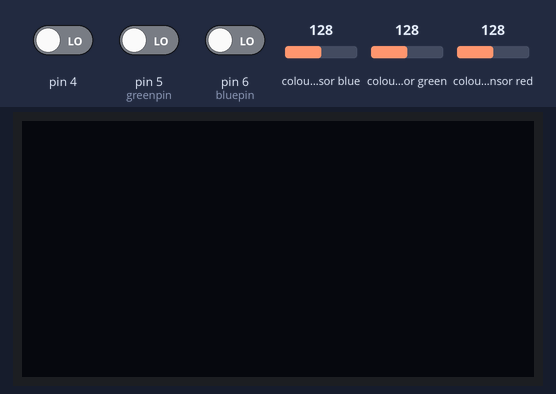
Bench run of a sketch on a simulated Arduino Uno, built with avr-gcc and run on an emulated ATmega328P. On the bench: 128×64 one-colour display. The test bench sets the inputs (shaded band); at power-on: pin 4 LOW, colour sensor blue 128, colour sensor green 128, colour sensor red 128, pin 5 (greenpin) LOW, pin 6 (bluepin) LOW. What the sketch prints to the serial monitor is not drawn.

Above: at 3.2 s.
3.3 s: pin 4 driven HIGH
At 5.1 s:
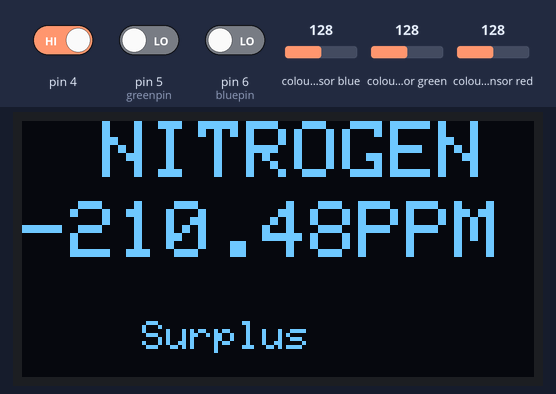
5.7 s: colour sensor blue set to 5
At 8.7 s:
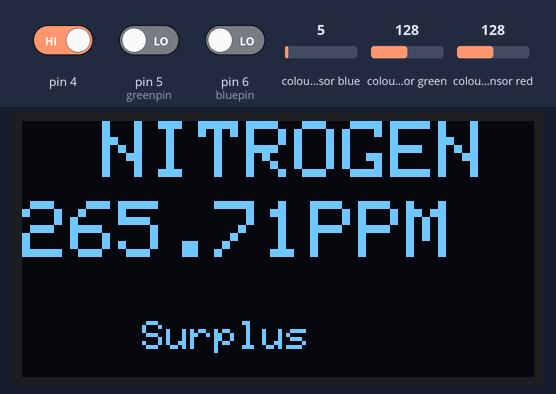
9.2 s: colour sensor green set to 64
At 12.2 s:
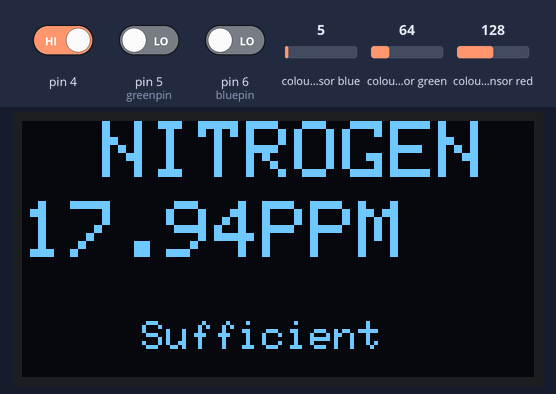
12.6 s: colour sensor red set to 5
At 15.7 s:
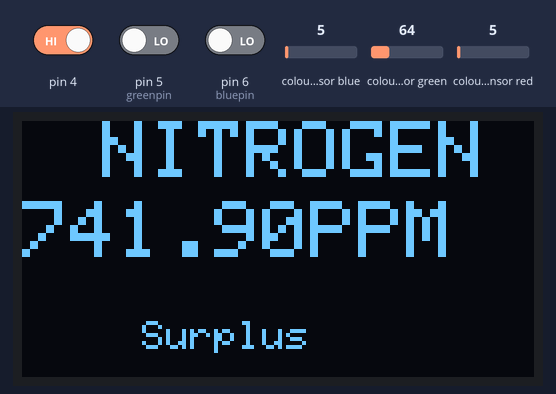
16.0 s: colour sensor red set to 128
At 19.1 s:
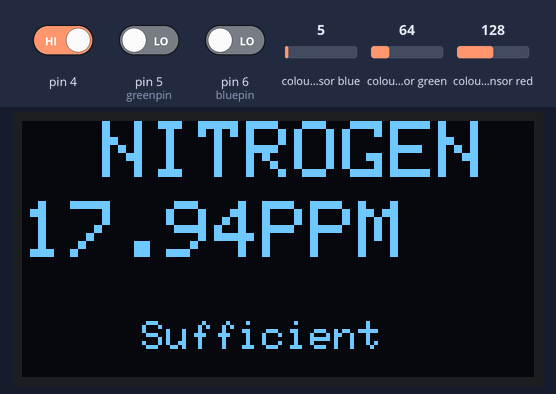
19.4 s: colour sensor blue set to 64
At 21.7 s:
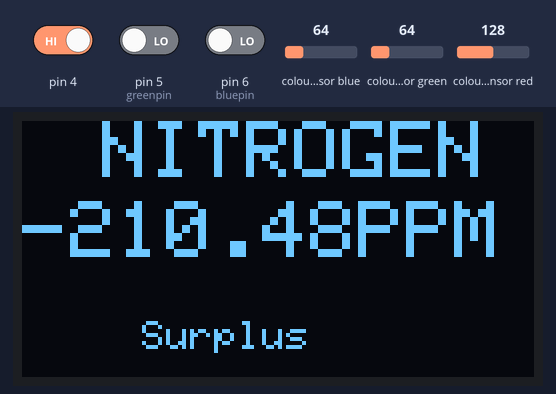
Timing chart, 0 to 23.2 s (numbered marks = the images above; inputs shaded):
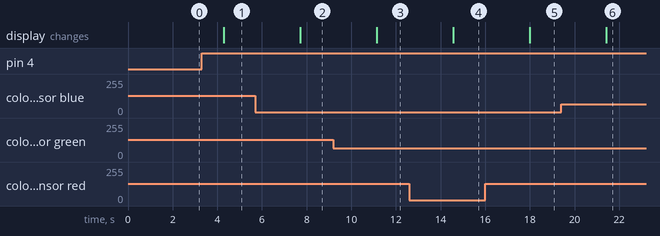

The sketch:

FertiSoil.ino
```cpp
#include <Wire.h>
#include <Adafruit_GFX.h>
#include <Adafruit_SSD1306.h>

#define SCREEN_WIDTH 128 // OLED display width, in pixels
#define SCREEN_HEIGHT 64 // OLED display height, in pixels
#define redpin 3
#define greenpin 5
#define bluepin 6

// Declaration for an SSD1306 display connected to I2C (SDA, SCL pins)
Adafruit_SSD1306 display(SCREEN_WIDTH, SCREEN_HEIGHT, &Wire, -1);


int pin4 = 0;
int pin5 = 0;
int pin6 = 0;
int pin4State = 0;
int pin5State = 0;
int pin6State = 0;

#include "Adafruit_TCS34725.h"
Adafruit_TCS34725 tcs = Adafruit_TCS34725(TCS34725_INTEGRATIONTIME_50MS, TCS34725_GAIN_4X);


void setup() {
  Serial.begin(115200);

  if(!display.begin(SSD1306_SWITCHCAPVCC, 0x3C)) { // Address 0x3D for 128x64
    Serial.println(F("SSD1306 allocation failed"));
    for(;;);
  }
  delay(2000);

  pinMode(4,INPUT);
  pinMode(5,INPUT);
  pinMode(6,INPUT);

  if (tcs.begin()) {
    //Serial.println("Found sensor");
  } else {
    Serial.println("No TCS34725 found ... check your connections");
    while (1); // halt!
  }

}

void loop() {
  float red, green, blue;

  tcs.setInterrupt(false);  // turn on LED

  delay(60);  // takes 50ms to read

  tcs.getRGB(&red, &green, &blue);

  tcs.setInterrupt(true);  // turn off LED

  Serial.print("R:\t"); Serial.print(int(red));
  Serial.print("\tG:\t"); Serial.print(int(green));
  Serial.print("\tB:\t"); Serial.print(int(blue));

//  Serial.print("\t");
//  Serial.print((int)red, HEX); Serial.print((int)green, HEX); Serial.print((int)blue, HEX);
  Serial.print("\n");

//  uint16_t red, green, blue, clear;
//
//  tcs.setInterrupt(false);  // turn on LED
//
//  delay(60);  // takes 50ms to read
//
//  tcs.getRawData(&red, &green, &blue, &clear);
//
//  tcs.setInterrupt(true);  // turn off LED
//
//  Serial.print("C:\t"); Serial.print(int(clear));
//  Serial.print("R:\t"); Serial.print(int(red));
//  Serial.print("\tG:\t"); Serial.print(int(green));
//  Serial.print("\tB:\t"); Serial.print(int(blue));
//  Serial.println();

    float hue = 0;
    float saturation = 0;
    float lightness = 0;
    float r, g ,b, maxim, minim, delta;

    r = red/255.0;
    g = green/255.0;
    b = blue/255.0;


    maxim = max(max(r,g),b);
    minim = min(min(r,g),b);
    delta = maxim - minim;
    lightness = (maxim + minim)/2.0;


    if (delta != 0)
        {
            if (lightness < 0.5)
            {
                saturation = (delta / (maxim + minim));
            }
            else
            {
                saturation = (delta / (2.0 - maxim - minim));
            }


            if (r == maxim)
            {
                hue = (g - b) / delta;
            }
            else if (g == maxim)
            {
                hue = 2 + (b - r) / delta;
            }
            else if (b == maxim)
            {
                hue = 4 + (r - g) / delta;
            }
        }

        Serial.print("HUE: ");
        Serial.print(hue);

        Serial.print("||");

        Serial.print("SATURATION: ");
        Serial.print(saturation);

        Serial.print("||");

        Serial.print("LIGHTNESS: ");
        Serial.println(lightness);
        delay (1000);


  float concentration = 0.0;

    pin4 = digitalRead(4);
    pin5 = digitalRead(5);
    pin6 = digitalRead(6);

    if(pin4 == HIGH){
      pin4State = HIGH;
      pin5State = LOW;
      pin6State = LOW;
    }

    else if(pin5 == HIGH){
      pin4State = LOW;
      pin5State = HIGH;
      pin6State = LOW;
    }

    else if(pin6 == HIGH){
      pin4State = LOW;
      pin5State = LOW;
      pin6State = HIGH;
    }

    if(pin4State == HIGH){
      display.clearDisplay();
      display.setTextSize(2);
      display.setTextColor(WHITE);
      display.setCursor(20, 0);
      // Display static text
      display.println("NITROGEN");
      display.setTextSize(1);
      if(hue <= 0.44){
      display.setCursor(30,50);
      display.println("Surplus");
      }
      else if(hue >0.44 && hue <= 0.55) {
        display.setCursor(30,50);
        display.println("Sufficient");
      }
      else if(hue >0.55 && hue <= 0.73) {
        display.setCursor(30,50);
        display.println("Adequate");
      }

      else if(hue >0.73 && hue <= 0.93) {
        display.setCursor(30,50);
        display.println("Sufficient");
      }

      else if(hue >0.93) {
        display.setCursor(30,50);
        display.println("Surplus");
      }
      display.setTextSize(2);
      display.setCursor(0,20);
      concentration = (hue-0.442)/0.0021;
      display.print(concentration);
      display.println("PPM");


      display.display();
    }

    else if(pin6State == HIGH){
      display.clearDisplay();
      display.setTextSize(2);
      display.setTextColor(WHITE);
      display.setCursor(5, 0);
      // Display static text
      display.println("PHOSPHORUS");

      display.setTextSize(1);
      if(hue <= 1.29){
      display.setCursor(30,50);
      display.println("Depleted");
      }
      else if(hue >1.29 && hue <= 1.34) {
        display.setCursor(30,50);
        display.println("Deficient");
      }
      else if(hue >1.34 && hue <= 1.47) {
        display.setCursor(30,50);
        display.println("Adequate");
      }

      else if(hue >1.40 && hue <= 1.60) {
        display.setCursor(30,50);
        display.println("Sufficient");
      }

      else if(hue >1.60) {
        display.setCursor(30,50);
        display.println("Surplus");
      }

      display.setTextSize(2);
      display.setCursor(0,20);
      concentration = (hue-1.286)/0.0027;
      display.print(concentration);
      display.println("PPM");
      display.display();
    }

    else if(pin5State == HIGH){

      display.clearDisplay();
      display.setTextSize(2);
      display.setTextColor(WHITE);
      display.setCursor(10, 0);
      // Display static text
      display.println("POTASSIUM");

      display.setTextSize(1);
      if(hue <= 0.70){
      display.setCursor(30,50);
      display.println("Adequate");
      }
      else if(hue >0.70 && hue <= 0.74) {
        display.setCursor(30,50);
        display.println("Sufficient");
      }
      else if(hue >0.74 && hue <= 0.85) {
        display.setCursor(30,50);
        display.println("Surplus");
      }
      else if(hue >0.85 && hue <= 1.00) {
        display.setCursor(30,50);
        display.println("Deficient");
      }
      else if (hue >= 1.00){
        display.setCursor(30,50);
        display.println("Depleted");
      }


      display.setTextSize(2);
      display.setCursor(0,20);
      concentration = (hue-0.388)/0.0016;
      display.print(concentration);
      display.println("PPM");
      display.display();
    }

}
```

Measured:
- after the input at 3.3 s, the display: changes after 0.99 s (image 1)
- after the input at 5.7 s, the display: changes after 2.0 s (image 2)
- after the input at 9.2 s, the display: changes after 1.9 s (image 3)
- after the input at 12.6 s, the display: changes after 2.0 s (image 4)
- after the input at 16.0 s, the display: changes after 2.0 s (image 5)
- after the input at 19.4 s, the display: changes after 2.0 s (image 6)
